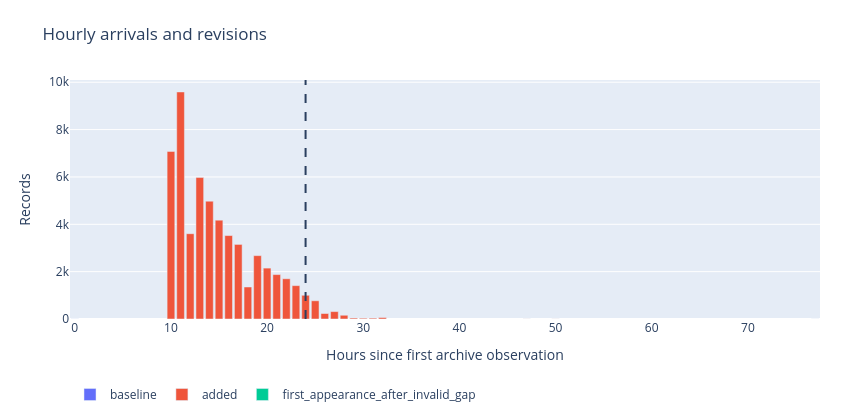

The cell this chart's notebook holds for it:
### Markdown cell above
My guess as to why these two items appeared so late is due to the `ExplorerRegionTypeSource` in the [Everef scraper](https://docs.everef.net/commands/scrape-market-history.html#sources). This scraping component seems to run regularly throughout the day to ensure full coverage of all types and region pairs, hence why these two entries have very low volume/orders in less popular regions.

### Code cell
hourly_events = (
    study.events.with_columns(pl.col("elapsed_hours").floor().cast(pl.Int64).alias("hour"))
    .group_by("hour", "kind")
    .len()
    .sort("hour")
)
if not hourly_events.is_empty():
    hourly_chart = go.Figure()
    for (kind,), counts in hourly_events.group_by("kind", maintain_order=True):
        hours = counts["hour"].to_list()
        intervals = [
            [
                format_utc(baseline_at + timedelta(hours=hour)),
                format_utc(baseline_at + timedelta(hours=hour + 1)),
                hour,
                hour + 1,
            ]
            for hour in hours
        ]
        hourly_chart.add_bar(
            name=kind,
            x=hours,
            y=counts["len"],
            customdata=intervals,
            hovertemplate=(
                "kind=%{fullData.name}<br>elapsed %{customdata[2]}-%{customdata[3]}h"
                "<br>UTC %{customdata[0]} to %{customdata[1]}<br>count=%{y}<extra></extra>"
            ),
        )
    format_chart(hourly_chart)
    hourly_chart.update_layout(title="Hourly arrivals and revisions", barmode="group")
    hourly_chart.update_xaxes(title_text="Hours since first archive observation")
    hourly_chart.update_yaxes(title_text="Records")
    hourly_chart.add_vline(x=LATE_CUTOFF_HOURS, line_dash="dash")
    hourly_chart.show()

### Figure 1 — Plotly figure (JSON) as saved in the notebook; plotly's stock layout.template omitted (floating-point values rounded to 4 significant figures)
{"data": [{"customdata": [["2026-10-12T02:11:03.360105Z", "2026-10-12T03:11:03.360105Z", 0, 1]], "hovertemplate": "kind=%{fullData.name}<br>elapsed %{customdata[2]}-%{customdata[3]}h<br>UTC %{customdata[0]} to %{customdata[1]}<br>count=%{y}<extra></extra>", "name": "baseline", "type": "bar", "x": [0], "y": [2]}, {"customdata": [["2026-10-12T12:11:03.360105Z", "2026-10-12T13:11:03.360105Z", 10, 11], ["2026-10-12T13:11:03.360105Z", "2026-10-12T14:11:03.360105Z", 11, 12], ["2026-10-12T14:11:03.360105Z", "2026-10-12T15:11:03.360105Z", 12, 13], ["2026-10-12T15:11:03.360105Z", "2026-10-12T16:11:03.360105Z", 13, 14], ["2026-10-12T16:11:03.360105Z", "2026-10-12T17:11:03.360105Z", 14, 15], ["2026-10-12T17:11:03.360105Z", "2026-10-12T18:11:03.360105Z", 15, 16], ["2026-10-12T18:11:03.360105Z", "2026-10-12T19:11:03.360105Z", 16, 17], ["2026-10-12T19:11:03.360105Z", "2026-10-12T20:11:03.360105Z", 17, 18], ["2026-10-12T20:11:03.360105Z", "2026-10-12T21:11:03.360105Z", 18, 19], ["2026-10-12T21:11:03.360105Z", "2026-10-12T22:11:03.360105Z", 19, 20], ["2026-10-12T22:11:03.360105Z", "2026-10-12T23:11:03.360105Z", 20, 21], ["2026-10-12T23:11:03.360105Z", "2026-10-13T00:11:03.360105Z", 21, 22], ["2026-10-13T00:11:03.360105Z", "2026-10-13T01:11:03.360105Z", 22, 23], ["2026-10-13T01:11:03.360105Z", "2026-10-13T02:11:03.360105Z", 23, 24], ["2026-10-13T02:11:03.360105Z", "2026-10-13T03:11:03.360105Z", 24, 25], ["2026-10-13T03:11:03.360105Z", "2026-10-13T04:11:03.360105Z", 25, 26], ["2026-10-13T04:11:03.360105Z", "2026-10-13T05:11:03.360105Z", 26, 27], ["2026-10-13T05:11:03.360105Z", "2026-10-13T06:11:03.360105Z", 27, 28], ["2026-10-13T06:11:03.360105Z", "2026-10-13T07:11:03.360105Z", 28, 29], ["2026-10-13T07:11:03.360105Z", "2026-10-13T08:11:03.360105Z", 29, 30], ["2026-10-13T08:11:03.360105Z", "2026-10-13T09:11:03.360105Z", 30, 31], ["2026-10-13T09:11:03.360105Z", "2026-10-13T10:11:03.360105Z", 31, 32], ["2026-10-13T10:11:03.360105Z", "2026-10-13T11:11:03.360105Z", 32, 33], ["2026-10-14T01:11:03.360105Z", "2026-10-14T02:11:03.360105Z", 47, 48], ["2026-10-14T04:11:03.360105Z", "2026-10-14T05:11:03.360105Z", 50, 51]], "hovertemplate": "kind=%{fullData.name}<br>elapsed %{customdata[2]}-%{customdata[3]}h<br>UTC %{customdata[0]} to %{customdata[1]}<br>count=%{y}<extra></extra>", "name": "added", "type": "bar", "x": [10, 11, 12, 13, 14, 15, 16, 17, 18, 19, 20, 21, 22, 23, 24, 25, 26, 27, 28, 29, 30, 31, 32, 47, 50], "y": [7079, 9590, 3603, 5974, 4977, 4173, 3524, 3150, 1352, 2676, 2150, 1876, 1699, 1409, 1002, 770, 232, 313, 158, 40, 33, 36, 60, 2, 2]}, {"customdata": [["2026-10-15T07:11:03.360105Z", "2026-10-15T08:11:03.360105Z", 77, 78]], "hovertemplate": "kind=%{fullData.name}<br>elapsed %{customdata[2]}-%{customdata[3]}h<br>UTC %{customdata[0]} to %{customdata[1]}<br>count=%{y}<extra></extra>", "name": "first_appearance_after_invalid_gap", "type": "bar", "x": [77], "y": [1]}], "layout": {"autosize": false, "barmode": "group", "height": 420, "legend": {"orientation": "h", "x": 0, "y": -0.25, "yanchor": "top"}, "margin": {"b": 100, "l": 70, "r": 30, "t": 80}, "shapes": [{"line": {"dash": "dash"}, "type": "line", "x0": 24, "x1": 24, "xref": "x", "y0": 0, "y1": 1, "yref": "y domain"}], "title": {"text": "Hourly arrivals and revisions"}, "width": 850, "xaxis": {"automargin": true, "nticks": 8, "title": {"text": "Hours since first archive observation"}}, "yaxis": {"automargin": true, "title": {"text": "Records"}}}}
